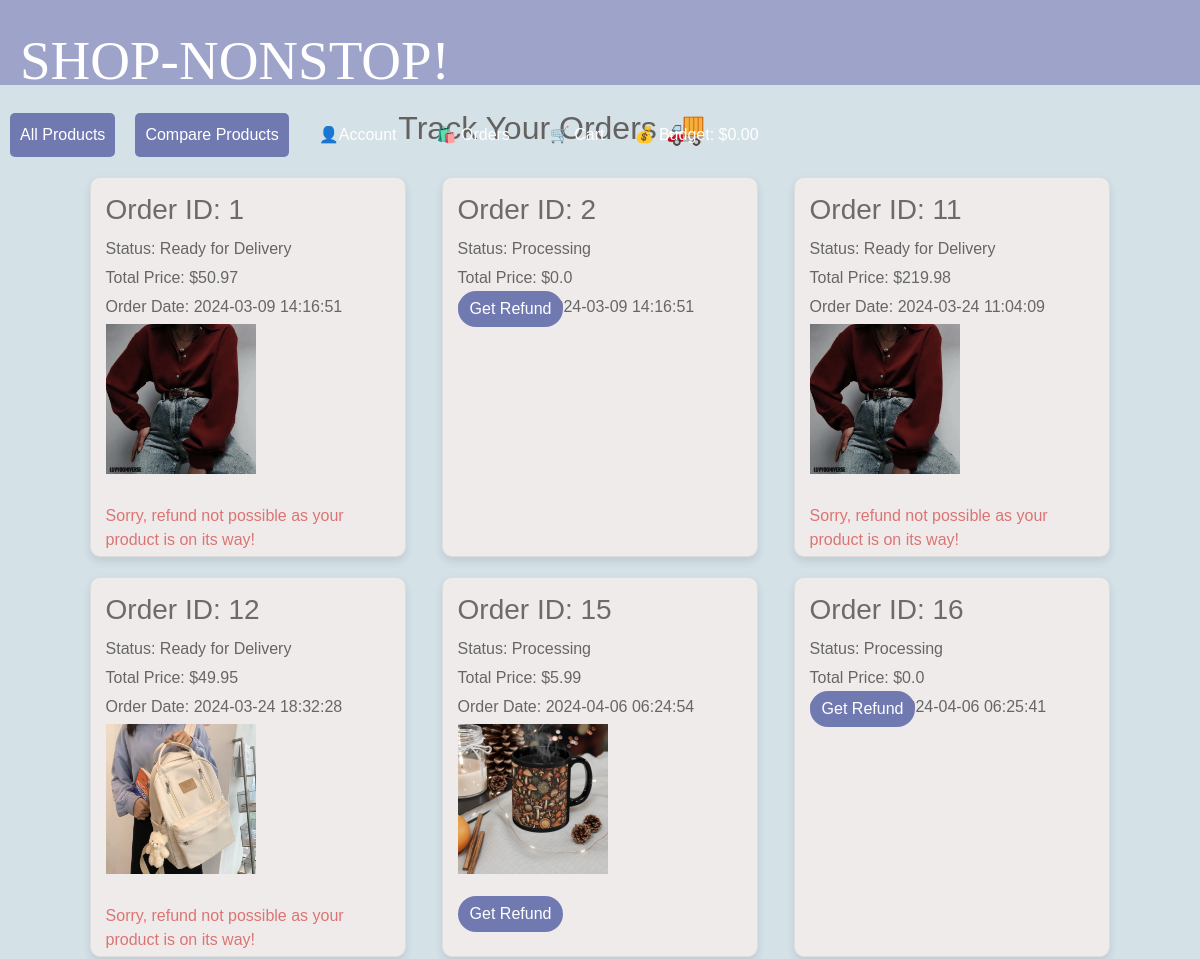
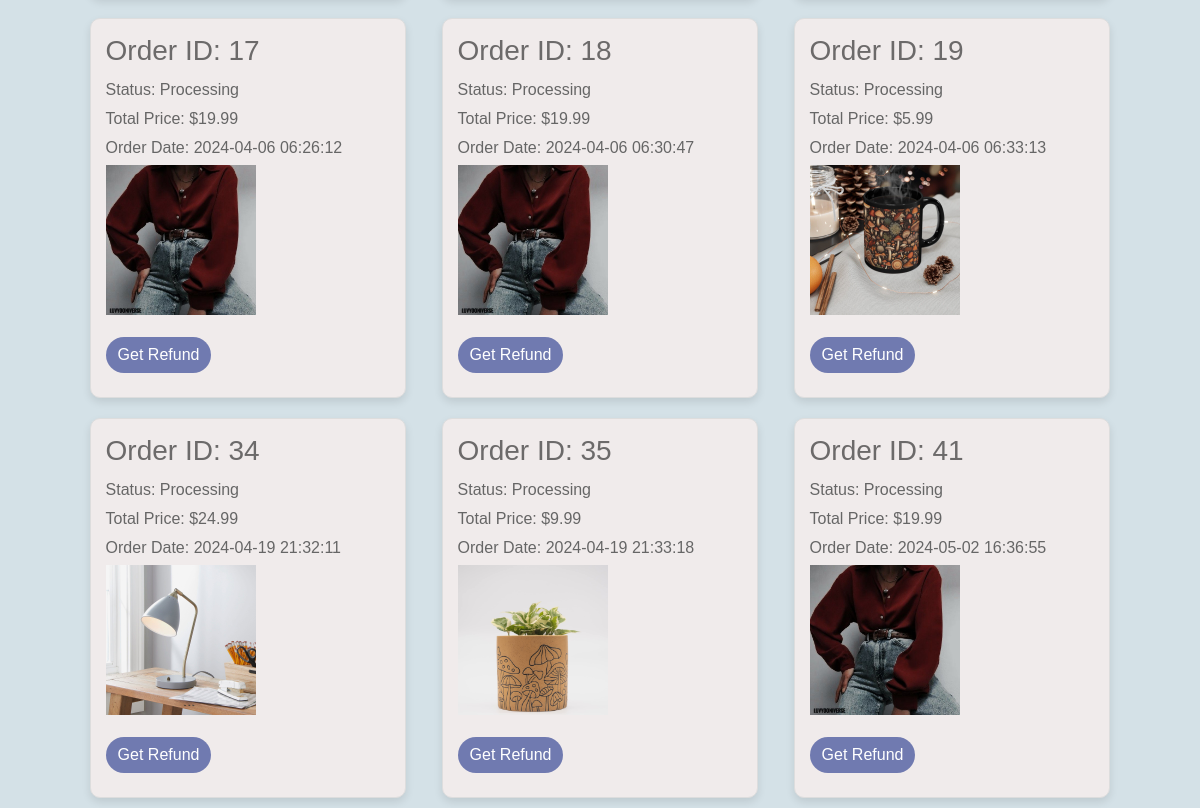
The app's page /track_order (signed in) with its own data (2 pictures, top to bottom).
### app/models.py (models this page shows, shortened)
class Order(db.Model):
    __tablename__ = 'order'
    id = db.Column(db.Integer, primary_key=True)
    user_id = db.Column(db.Integer, db.ForeignKey('user.id'), nullable=False)
    phone = db.Column(db.String(20), nullable=False)
    address = db.Column(db.String(100), nullable=False)
    total_price = db.Column(db.Float, nullable=False)
    date_created = db.Column(db.DateTime, default=datetime.utcnow())
    tracking_level = db.Column(db.String(50), nullable=True)
    items = db.relationship('Items', secondary=order_items,
                            backref=db.backref('orders', lazy='dynamic'))

### app/routes.py (the view)
@app.route('/track_order')
def track_order():
    username = session.get('username')
    if username:
        user = User.query.filter_by(username=username).first()
        order_history = Order.query.filter_by(user_id=user.id).all()
        return render_template('track_order.html', username=username, order_history=order_history)
    else:
        return redirect(url_for('login'))

### app/templates/track_order.html (shortened to what this page needs)
{% extends "base.html" %}
{% block content %}
<div class="container">
    <br><h2 text-align:centre> Track Your Orders 🚚</h2>
    <div class="orders">
        {% if order_history %}
            {% for order in order_history %}
                <div class="order">
                    <h3>Order ID: {{ order.id }}</h3>
                    <p>Status: {{ order.tracking_level }}</p>
                    <p>Total Price: ${{ order.total_price | round(2) }}</p>
                    {% if order.date_created %}
                        <p>Order Date: {{ order.date_created.strftime('%Y-%m-%d %H:%M:%S') }}</p>
                    {% endif %}
                    {% if order.items %}
                        <div class="product-image">
                            <img src="{{ order.items[0].pic }}" alt="Product Image" width="150">
                        </div>
                    {% endif %}
                    <div class="order-details">
                        {% if order.tracking_level == 'Processing' %}
                            <a href="/refund_order/{{ order.id }}" class="refund-button">Get Refund</a>
                        {% else %}
                            <div class="refund-not-possible">
                                <p>Sorry, refund not possible as your product is on its way!</p>
                            </div>
                        {% endif %}
                    </div>
                </div>
            {% endfor %}
        {% else %}
            <p>No orders to track.</p>
        {% endif %}
    </div>
</div>
{% endblock %}

### app/templates/base.html (style rules this page uses)
body { margin: 0; font-family: Font1,Arial, sans-serif; background-color: #dfe3ee; color: #615f5f; }
h2 { display: flex; justify-content: flex-end; max-width: 60%; }

### app/templates/track_order.html (style rules this page uses)
body { font-family: Arial, sans-serif; margin: 0; padding: 0; background-color: #d4e1e7; }
.container { width: 90%; margin: auto; overflow: hidden; color:#666; }
h2 { color: #656161; text-align: center; }
.orders { display: flex; flex-wrap: wrap; justify-content: space-around; margin-top: 20px; }
.order { width:30%; height:380px; background-color: #f0ebeb; border: 1px solid #ddd; border-radius: 10px; margin: 10px; padding: 15px; box-shadow: 0 4px 8px rgba(0, 0, 0, 0.1); transition: transform 0.3s ease; }
.order h3 { color: #6c6a6a; margin-bottom: 10px; }
.order p { margin: 5px 0; color: #666; }
.product-image { width: 100%; height: 200px; object-fit: cover; margin-bottom: 10px; border-radius: 5px; }
.order-details { display: flex; justify-content: space-between; align-items: center; margin-top: 10px; }
.refund-button { padding: 6px 12px; background-color: #707ab0; color: #fff; text-decoration: none; border-radius: 50px; transition: background-color 0.3s; margin-top: -40px; }
.refund-not-possible { display: flex; align-items: center; justify-content: center; margin-top: -30px; }
.refund-not-possible p { margin: 0; color: #db7474; }

### records on screen
Order: id "1", tracking_level "Ready for Delivery", total_price "50.97", date_created "2024-03-09 14:16:51", shows "Sorry, refund not possible as your product is on its way!"
Order: id "2", tracking_level "Processing", total_price "0.0", date_created "2024-03-09 14:16:51"
Order: id "11", tracking_level "Ready for Delivery", total_price "219.98", date_created "2024-03-24 11:04:09", shows "Sorry, refund not possible as your product is on its way!"
Order: id "12", tracking_level "Ready for Delivery", total_price "49.95", date_created "2024-03-24 18:32:28", shows a picture, shows "Sorry, refund not possible as your product is on its way!"
Order: id "15", tracking_level "Processing", total_price "5.99", date_created "2024-04-06 06:24:54"
Order: id "16", tracking_level "Processing", total_price "0.0", date_created "2024-04-06 06:25:41"
Order: id "17", tracking_level "Processing", total_price "19.99", date_created "2024-04-06 06:26:12"
Order: id "18", tracking_level "Processing", total_price "19.99", date_created "2024-04-06 06:30:47"
Order: id "19", tracking_level "Processing", total_price "5.99", date_created "2024-04-06 06:33:13"
Order: id "34", tracking_level "Processing", total_price "24.99", date_created "2024-04-19 21:32:11", shows a picture
Order: id "35", tracking_level "Processing", total_price "9.99", date_created "2024-04-19 21:33:18", shows a picture
Order: id "41", tracking_level "Processing", total_price "19.99", date_created "2024-05-02 16:36:55"

### other values on screen
{{ session.get('budget', '0.00') }} "0.00"
